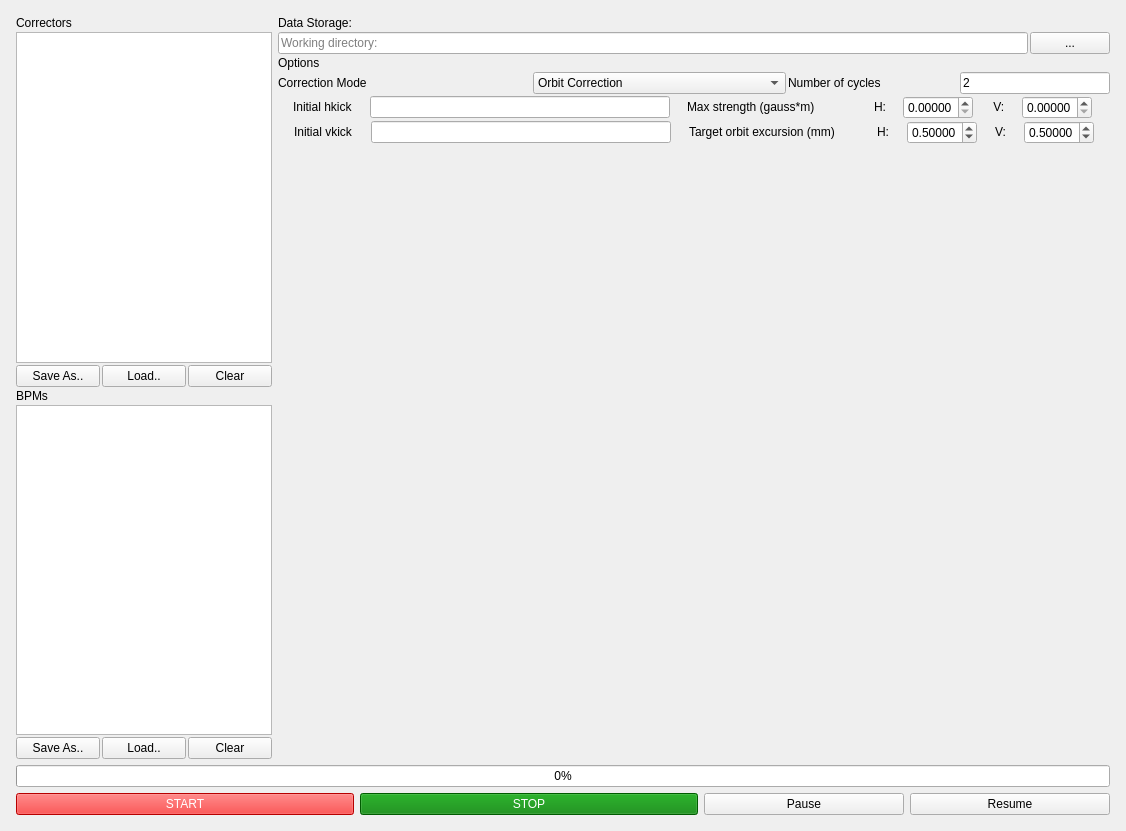
<?xml version="1.0" encoding="UTF-8"?>
<ui version="4.0">
 <class>MainWindow</class>
 <widget class="QMainWindow" name="MainWindow">
  <property name="geometry">
   <rect>
    <x>0</x>
    <y>0</y>
    <width>1126</width>
    <height>831</height>
   </rect>
  </property>
  <property name="windowTitle">
   <string>SYSID</string>
  </property>
  <widget class="QWidget" name="centralwidget">
   <property name="enabled">
    <bool>true</bool>
   </property>
   <layout class="QVBoxLayout" name="verticalLayout_2">
    <property name="leftMargin">
     <number>16</number>
    </property>
    <property name="topMargin">
     <number>16</number>
    </property>
    <property name="rightMargin">
     <number>16</number>
    </property>
    <property name="bottomMargin">
     <number>16</number>
    </property>
    <item>
     <layout class="QVBoxLayout" name="verticalLayout">
      <item>
       <layout class="QHBoxLayout" name="horizontal_layout">
        <item>
         <layout class="QVBoxLayout" name="left_layout">
          <property name="spacing">
           <number>2</number>
          </property>
          <property name="sizeConstraint">
           <enum>QLayout::SetDefaultConstraint</enum>
          </property>
          <item>
           <layout class="QHBoxLayout" name="correctors_header_layout">
            <item>
             <widget class="QLabel" name="correctors_label">
              <property name="text">
               <string>Correctors</string>
              </property>
             </widget>
            </item>
           </layout>
          </item>
          <item>
           <widget class="QListWidget" name="correctors_list">
            <property name="sizePolicy">
             <sizepolicy hsizetype="Fixed" vsizetype="Expanding">
              <horstretch>0</horstretch>
              <verstretch>0</verstretch>
             </sizepolicy>
            </property>
            <property name="selectionMode">
             <enum>QAbstractItemView::NoSelection</enum>
            </property>
           </widget>
          </item>
          <item>
           <layout class="QHBoxLayout" name="correctors_buttons_layout">
            <item>
             <widget class="QPushButton" name="save_correctors_button">
              <property name="text">
               <string>Save As..</string>
              </property>
             </widget>
            </item>
            <item>
             <widget class="QPushButton" name="load_correctors_button">
              <property name="text">
               <string>Load..</string>
              </property>
             </widget>
            </item>
            <item>
             <widget class="QPushButton" name="clear_correctors_button">
              <property name="text">
               <string>Clear</string>
              </property>
             </widget>
            </item>
           </layout>
          </item>
          <item>
           <layout class="QHBoxLayout" name="bpms_header_layout">
            <item>
             <widget class="QLabel" name="bpms_label">
              <property name="text">
               <string>BPMs</string>
              </property>
             </widget>
            </item>
           </layout>
          </item>
          <item>
           <widget class="QListWidget" name="bpms_list">
            <property name="sizePolicy">
             <sizepolicy hsizetype="Fixed" vsizetype="Expanding">
              <horstretch>0</horstretch>
              <verstretch>0</verstretch>
             </sizepolicy>
            </property>
            <property name="selectionMode">
             <enum>QAbstractItemView::NoSelection</enum>
            </property>
           </widget>
          </item>
          <item>
           <layout class="QHBoxLayout" name="bpms_buttons_layout">
            <item>
             <widget class="QPushButton" name="save_bpms_button">
              <property name="text">
               <string>Save As..</string>
              </property>
             </widget>
            </item>
            <item>
             <widget class="QPushButton" name="load_bpms_button">
              <property name="text">
               <string>Load..</string>
              </property>
             </widget>
            </item>
            <item>
             <widget class="QPushButton" name="clear_bpms_button">
              <property name="text">
               <string>Clear</string>
              </property>
             </widget>
            </item>
           </layout>
          </item>
         </layout>
        </item>
        <item>
         <layout class="QVBoxLayout" name="right_layout">
          <property name="spacing">
           <number>2</number>
          </property>
          <item>
           <widget class="QLabel" name="info_label">
            <property name="sizePolicy">
             <sizepolicy hsizetype="Preferred" vsizetype="Fixed">
              <horstretch>0</horstretch>
              <verstretch>0</verstretch>
             </sizepolicy>
            </property>
            <property name="text">
             <string>Data Storage:</string>
            </property>
           </widget>
          </item>
          <item>
           <layout class="QHBoxLayout" name="working_directory_layout">
            <item>
             <widget class="QLineEdit" name="working_directory_input">
              <property name="placeholderText">
               <string>Working directory:</string>
              </property>
             </widget>
            </item>
            <item>
             <widget class="QPushButton" name="working_directory_dialog">
              <property name="text">
               <string>...</string>
              </property>
             </widget>
            </item>
           </layout>
          </item>
          <item>
           <layout class="QVBoxLayout" name="options_layout">
            <item>
             <widget class="QLabel" name="options_label">
              <property name="sizePolicy">
               <sizepolicy hsizetype="Preferred" vsizetype="Fixed">
                <horstretch>0</horstretch>
                <verstretch>0</verstretch>
               </sizepolicy>
              </property>
              <property name="text">
               <string>Options</string>
              </property>
             </widget>
            </item>
            <item>
             <layout class="QHBoxLayout" name="correction_mode">
              <item>
               <widget class="QLabel" name="label">
                <property name="text">
                 <string>Correction Mode</string>
                </property>
               </widget>
              </item>
              <item>
               <widget class="QComboBox" name="choose_mode">
                <property name="maximumSize">
                 <size>
                  <width>300</width>
                  <height>16777215</height>
                 </size>
                </property>
                <item>
                 <property name="text">
                  <string>Orbit Correction</string>
                 </property>
                </item>
                <item>
                 <property name="text">
                  <string>Changed energy</string>
                 </property>
                </item>
                <item>
                 <property name="text">
                  <string>Changed intensity</string>
                 </property>
                </item>
                <item>
                 <property name="text">
                  <string>All modes at once</string>
                 </property>
                </item>
               </widget>
              </item>
              <item>
               <widget class="QLabel" name="cycle_mode_label">
                <property name="maximumSize">
                 <size>
                  <width>170</width>
                  <height>16777215</height>
                 </size>
                </property>
                <property name="text">
                 <string>Number of cycles</string>
                </property>
               </widget>
              </item>
              <item>
               <widget class="QLineEdit" name="niter_number">
                <property name="maximumSize">
                 <size>
                  <width>150</width>
                  <height>16777215</height>
                 </size>
                </property>
                <property name="text">
                 <string>2</string>
                </property>
               </widget>
              </item>
             </layout>
            </item>
            <item>
             <layout class="QGridLayout" name="change_layout">
              <item row="0" column="4">
               <widget class="QDoubleSpinBox" name="max_horizontal_current_spinbox">
                <property name="sizePolicy">
                 <sizepolicy hsizetype="Fixed" vsizetype="Fixed">
                  <horstretch>0</horstretch>
                  <verstretch>0</verstretch>
                 </sizepolicy>
                </property>
                <property name="maximumSize">
                 <size>
                  <width>70</width>
                  <height>16777215</height>
                 </size>
                </property>
                <property name="decimals">
                 <number>5</number>
                </property>
                <property name="singleStep">
                 <double>0.001000000000000</double>
                </property>
                <property name="value">
                 <double>0.000000000000000</double>
                </property>
               </widget>
              </item>
              <item row="0" column="5">
               <widget class="QLabel" name="vertical_current_label">
                <property name="sizePolicy">
                 <sizepolicy hsizetype="Fixed" vsizetype="Fixed">
                  <horstretch>0</horstretch>
                  <verstretch>0</verstretch>
                 </sizepolicy>
                </property>
                <property name="text">
                 <string> V:</string>
                </property>
               </widget>
              </item>
              <item row="0" column="3">
               <widget class="QLabel" name="horizontal_current_label">
                <property name="sizePolicy">
                 <sizepolicy hsizetype="Fixed" vsizetype="Fixed">
                  <horstretch>0</horstretch>
                  <verstretch>0</verstretch>
                 </sizepolicy>
                </property>
                <property name="text">
                 <string>H:</string>
                </property>
               </widget>
              </item>
              <item row="0" column="6">
               <widget class="QDoubleSpinBox" name="max_vertical_current_spinbox">
                <property name="enabled">
                 <bool>true</bool>
                </property>
                <property name="sizePolicy">
                 <sizepolicy hsizetype="Fixed" vsizetype="Fixed">
                  <horstretch>0</horstretch>
                  <verstretch>0</verstretch>
                 </sizepolicy>
                </property>
                <property name="maximumSize">
                 <size>
                  <width>70</width>
                  <height>16777215</height>
                 </size>
                </property>
                <property name="decimals">
                 <number>5</number>
                </property>
                <property name="singleStep">
                 <double>0.010000000000000</double>
                </property>
               </widget>
              </item>
              <item row="0" column="0">
               <widget class="QLabel" name="initial_hkick_label">
                <property name="sizePolicy">
                 <sizepolicy hsizetype="Fixed" vsizetype="Fixed">
                  <horstretch>0</horstretch>
                  <verstretch>0</verstretch>
                 </sizepolicy>
                </property>
                <property name="text">
                 <string>Initial hkick</string>
                </property>
               </widget>
              </item>
              <item row="0" column="1">
               <widget class="QLineEdit" name="initial_hkick_settings">
                <property name="sizePolicy">
                 <sizepolicy hsizetype="Fixed" vsizetype="Fixed">
                  <horstretch>0</horstretch>
                  <verstretch>0</verstretch>
                 </sizepolicy>
                </property>
                <property name="maximumSize">
                 <size>
                  <width>300</width>
                  <height>16777215</height>
                 </size>
                </property>
               </widget>
              </item>
              <item row="0" column="2">
               <widget class="QLabel" name="current_label">
                <property name="sizePolicy">
                 <sizepolicy hsizetype="Fixed" vsizetype="Fixed">
                  <horstretch>0</horstretch>
                  <verstretch>0</verstretch>
                 </sizepolicy>
                </property>
                <property name="maximumSize">
                 <size>
                  <width>170</width>
                  <height>16777215</height>
                 </size>
                </property>
                <property name="text">
                 <string>Max strength (gauss*m)</string>
                </property>
               </widget>
              </item>
             </layout>
            </item>
            <item>
             <layout class="QHBoxLayout" name="excursion_layout">
              <property name="leftMargin">
               <number>0</number>
              </property>
              <item>
               <widget class="QLabel" name="initial_vkick_label">
                <property name="sizePolicy">
                 <sizepolicy hsizetype="Fixed" vsizetype="Fixed">
                  <horstretch>0</horstretch>
                  <verstretch>0</verstretch>
                 </sizepolicy>
                </property>
                <property name="text">
                 <string>Initial vkick</string>
                </property>
               </widget>
              </item>
              <item>
               <widget class="QLineEdit" name="initial_vkick_settings">
                <property name="sizePolicy">
                 <sizepolicy hsizetype="Fixed" vsizetype="Fixed">
                  <horstretch>0</horstretch>
                  <verstretch>0</verstretch>
                 </sizepolicy>
                </property>
                <property name="maximumSize">
                 <size>
                  <width>300</width>
                  <height>16777215</height>
                 </size>
                </property>
               </widget>
              </item>
              <item>
               <widget class="QLabel" name="excursion_label">
                <property name="sizePolicy">
                 <sizepolicy hsizetype="Fixed" vsizetype="Fixed">
                  <horstretch>0</horstretch>
                  <verstretch>0</verstretch>
                 </sizepolicy>
                </property>
                <property name="maximumSize">
                 <size>
                  <width>170</width>
                  <height>16777215</height>
                 </size>
                </property>
                <property name="text">
                 <string>Target orbit excursion (mm)</string>
                </property>
               </widget>
              </item>
              <item>
               <widget class="QLabel" name="horizontal_excursion_label">
                <property name="sizePolicy">
                 <sizepolicy hsizetype="Fixed" vsizetype="Fixed">
                  <horstretch>0</horstretch>
                  <verstretch>0</verstretch>
                 </sizepolicy>
                </property>
                <property name="text">
                 <string>H:</string>
                </property>
               </widget>
              </item>
              <item>
               <widget class="QDoubleSpinBox" name="horizontal_excursion_spinbox">
                <property name="sizePolicy">
                 <sizepolicy hsizetype="Fixed" vsizetype="Fixed">
                  <horstretch>0</horstretch>
                  <verstretch>0</verstretch>
                 </sizepolicy>
                </property>
                <property name="maximumSize">
                 <size>
                  <width>70</width>
                  <height>16777215</height>
                 </size>
                </property>
                <property name="decimals">
                 <number>5</number>
                </property>
                <property name="singleStep">
                 <double>0.100000000000000</double>
                </property>
                <property name="value">
                 <double>0.500000000000000</double>
                </property>
               </widget>
              </item>
              <item>
               <widget class="QLabel" name="vertical_excursion_label">
                <property name="sizePolicy">
                 <sizepolicy hsizetype="Fixed" vsizetype="Fixed">
                  <horstretch>0</horstretch>
                  <verstretch>0</verstretch>
                 </sizepolicy>
                </property>
                <property name="text">
                 <string>V:</string>
                </property>
               </widget>
              </item>
              <item>
               <widget class="QDoubleSpinBox" name="vertical_excursion_spinbox">
                <property name="sizePolicy">
                 <sizepolicy hsizetype="Fixed" vsizetype="Fixed">
                  <horstretch>0</horstretch>
                  <verstretch>0</verstretch>
                 </sizepolicy>
                </property>
                <property name="maximumSize">
                 <size>
                  <width>70</width>
                  <height>16777215</height>
                 </size>
                </property>
                <property name="decimals">
                 <number>5</number>
                </property>
                <property name="singleStep">
                 <double>0.100000000000000</double>
                </property>
                <property name="value">
                 <double>0.500000000000000</double>
                </property>
               </widget>
              </item>
             </layout>
            </item>
            <item>
             <widget class="QWidget" name="plot_widget" native="true">
              <property name="sizePolicy">
               <sizepolicy hsizetype="Expanding" vsizetype="Expanding">
                <horstretch>0</horstretch>
                <verstretch>0</verstretch>
               </sizepolicy>
              </property>
              <property name="minimumSize">
               <size>
                <width>400</width>
                <height>300</height>
               </size>
              </property>
             </widget>
            </item>
           </layout>
          </item>
         </layout>
        </item>
       </layout>
      </item>
      <item>
       <widget class="QProgressBar" name="progressBar">
        <property name="value">
         <number>0</number>
        </property>
       </widget>
      </item>
      <item>
       <layout class="QHBoxLayout" name="buttons_layout">
        <item>
         <widget class="QPushButton" name="start_button">
          <property name="styleSheet">
           <string notr="true">background-color: red; color: white;</string>
          </property>
          <property name="text">
           <string>START</string>
          </property>
         </widget>
        </item>
        <item>
         <widget class="QPushButton" name="stop_button">
          <property name="styleSheet">
           <string notr="true">background-color: green; color: white;</string>
          </property>
          <property name="text">
           <string>STOP</string>
          </property>
         </widget>
        </item>
        <item>
         <widget class="QPushButton" name="pause_button">
          <property name="maximumSize">
           <size>
            <width>200</width>
            <height>16777215</height>
           </size>
          </property>
          <property name="text">
           <string>Pause</string>
          </property>
         </widget>
        </item>
        <item>
         <widget class="QPushButton" name="resume_button">
          <property name="maximumSize">
           <size>
            <width>200</width>
            <height>16777215</height>
           </size>
          </property>
          <property name="text">
           <string>Resume</string>
          </property>
         </widget>
        </item>
       </layout>
      </item>
     </layout>
    </item>
   </layout>
  </widget>
 </widget>
 <resources/>
 <connections/>
</ui>
